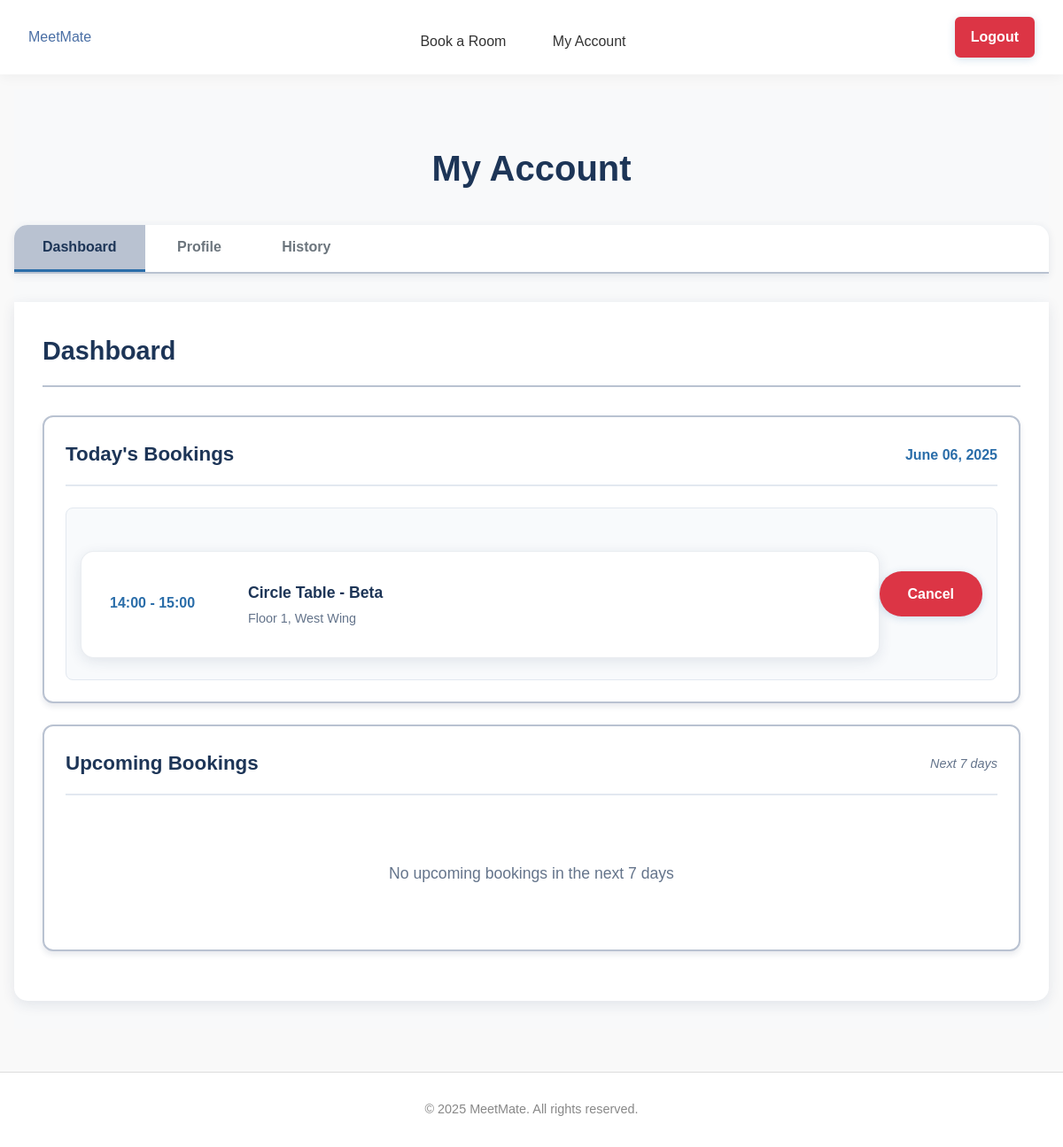
Screenshot of /my_account (signed in) with the database file from the repository.
### tables this page shows
CREATE TABLE bookings (
                id INTEGER PRIMARY KEY AUTOINCREMENT,
                user_id INTEGER NOT NULL,
                room_id INTEGER NOT NULL,
                date TEXT NOT NULL,
                time_start TEXT NOT NULL,
                time_end TEXT NOT NULL,
                booking_admin_id INTEGER,
                notes TEXT,
                FOREIGN KEY (user_id) REFERENCES users (id),
                FOREIGN KEY (room_id) REFERENCES rooms (id),
                FOREIGN KEY (booking_admin_id) REFERENCES users (id)
            );

CREATE TABLE rooms (
                id INTEGER PRIMARY KEY AUTOINCREMENT,
                name TEXT NOT NULL,
                location TEXT NOT NULL,
                capacity INTEGER NOT NULL,
                room_type TEXT DEFAULT 'conference'
            );

### app.py (the view, shortened to what this page needs)
@app.route('/my_account', methods=['GET', 'POST'])
@login_required
def my_account():
    connection = get_database_connection()
    cursor = connection.cursor()
    user_id = session['user_id']
    user = get_user_by_id(user_id)
    if not user:
        flash('User not found', 'error')
        return redirect(url_for('logout'))
    now = datetime.now()
    current_date = now.date()
    current_time = now.time()
    from datetime import date, timedelta
    today = date.today()
    today_str = today.strftime('%Y-%m-%d')
    today_date = today.strftime('%B %d, %Y')
    tomorrow = today + timedelta(days=1)
    next_week = today + timedelta(days=7)
    tomorrow_str = tomorrow.strftime('%Y-%m-%d')
    next_week_str = next_week.strftime('%Y-%m-%d')
    cursor.execute('''
        SELECT
            b.id,
            b.date,
            b.time_start,
            b.time_end,
            b.notes,
            r.name as room_name,
            r.location as room_location
        FROM bookings b
        JOIN rooms r ON b.room_id = r.id
        WHERE b.user_id = ? AND b.date = ?
        ORDER BY b.time_start
    ''', (user_id, today_str))
    user_today_bookings = []
    for row in cursor.fetchall():
        booking = dict(row)
        booking_date = date.fromisoformat(booking['date'])
        booking_start_time = time.fromisoformat(booking['time_start'] + ':00' if len(booking['time_start']) == 5 else booking['time_start'])
        if booking_date == current_date:
            booking['can_cancel'] = current_time < booking_start_time
            booking['status'] = 'Complete' if current_time >= booking_start_time else None
        else:
            booking['can_cancel'] = True
            booking['status'] = None
        user_today_bookings.append(booking)
    cursor.execute('''
        SELECT
            b.id,
            b.date,
            b.time_start,
            b.time_end,
            b.notes,
            r.name as room_name,
            r.location as room_location
        FROM bookings b
        JOIN rooms r ON b.room_id = r.id
        WHERE b.user_id = ? AND b.date >= ? AND b.date <= ?
        ORDER BY b.date, b.time_start
        LIMIT 10
    ''', (user_id, tomorrow_str, next_week_str))
    user_upcoming_bookings = []
    for row in cursor.fetchall():
        booking = dict(row)
        booking_date = date.fromisoformat(booking['date'])
        booking['formatted_date'] = booking_date.strftime('%a, %b %d')
        booking['can_cancel'] = True
        booking['status'] = None
        user_upcoming_bookings.append(booking)
    user_bookings = get_user_bookings(user_id)
    for booking in user_bookings:
        booking_date = date.fromisoformat(booking['date'])
        booking_start_time = time.fromisoformat(booking['time_start'] + ':00' if len(booking['time_start']) == 5 else booking['time_start'])
        if booking_date > current_date:
            booking['can_cancel'] = True
            booking['status'] = 'Confirmed'
        elif booking_date == current_date:
            booking['can_cancel'] = current_time < booking_start_time
            booking['status'] = 'Complete' if current_time >= booking_start_time else 'Confirmed'
        else:
            booking['can_cancel'] = False
            booking['status'] = 'Complete'
    connection.close()
    return render_template('my_account.html',
                         user=user,
                         today_date=today_date,
                         user_today_bookings=user_today_bookings,
                         user_upcoming_bookings=user_upcoming_bookings,
                         bookings=user_bookings)

### app.py (called while the page is built)
def get_database_path():
    app_directory = app.root_path
    instance_directory = os.path.join(app_directory, 'instance')
    os.makedirs(instance_directory, exist_ok=True)
    database_path = os.path.join(instance_directory, 'meetmate.db')
    return database_path

def get_database_connection():
    db_path = get_database_path()
    connection = sqlite3.connect(db_path)
    connection.row_factory = sqlite3.Row
    return connection

def get_user_by_id(user_id):
    connection = get_database_connection()
    cursor = connection.cursor()
    cursor.execute("SELECT * FROM users WHERE id = ?", (user_id,))
    user = cursor.fetchone()
    connection.close()
    if user:
        return dict(user)
    return None

def get_user_bookings(user_id):
    connection = get_database_connection()
    cursor = connection.cursor()
    cursor.execute('''
        SELECT
            b.id,
            b.date,
            b.time_start,
            b.time_end,
            b.notes,
            r.name as room_name,
            r.location as room_location
        FROM bookings b
        JOIN rooms r ON b.room_id = r.id
        WHERE b.user_id = ?
        ORDER BY b.date, b.time_start
    ''', (user_id,))
    bookings = cursor.fetchall()
    connection.close()
    return [dict(booking) for booking in bookings]

def login_required(f):
    @wraps(f)
    def decorated_function(*args, **kwargs):
        if 'user_id' not in session:
            flash('Please login to access this page', 'error')
            return redirect(url_for('login'))
        user = get_user_by_id(session['user_id'])
        if not user:
            session.clear()
            flash('Your account is no longer valid. Please login again.', 'warning')
            return redirect(url_for('login'))
        return f(*args, **kwargs)
    return decorated_function

### templates/my_account.html (shortened to what this page needs)
{% extends "base.html" %}
{% block content %}
<div class="admin-dashboard">
    <h1>My Account</h1>
    <div class="admin-tabs">
        <button class="tab-btn active" data-tab="dashboard-tab">Dashboard</button>
        <button class="tab-btn" data-tab="profile-tab">Profile</button>
        <button class="tab-btn" data-tab="history-tab">History</button>
    </div>
      <div class="tab-content">
        <div id="dashboard-tab" class="tab-pane active">
            <div class="section-header">
                <h2>Dashboard</h2>
            </div>
            <div class="dashboard-section">
                <div class="section-header">
                    <h2>Today's Bookings</h2>
                    <span class="date">{{ today_date }}</span>
                </div>
                {% if user_today_bookings %}
                    <div class="bookings-list">
                        {% for booking in user_today_bookings %}
                            <div class="booking-item">
                                <div class="booking-info">
                                    <div class="booking-time">
                                        {{ booking.time_start }} - {{ booking.time_end }}
                                    </div>
                                    <div class="booking-details">
                                        <strong>{{ booking.room_name }}</strong>
                                        <div class="booking-location">
                                            {{ booking.room_location }}
                                        </div>
                                    </div>
                                </div>
                                <div class="booking-actions">
                                    {% if booking.can_cancel %}
                                        <a href="{{ url_for('cancel_booking', booking_id=booking.id) }}"
                                           class="btn btn-danger btn-small"
                                           onclick="return confirm('Are you sure you want to cancel this booking?')">
                                            Cancel
                                        </a>
                                    {% elif booking.status == 'Complete' %}
                                        <div class="booking-status">
                                            <span class="status-completed">Complete</span>
                                        </div>
                                    {% endif %}
                                </div>
                            </div>
                        {% endfor %}
                    </div>                {% else %}
                    <div class="no-bookings">
                        <p>No bookings scheduled for today</p>
                    </div>
                {% endif %}
            </div>
            <div class="dashboard-section">
                <div class="section-header">
                    <h2>Upcoming Bookings</h2>
                    <span class="subtitle">Next 7 days</span>
                </div>
                {% if user_upcoming_bookings %}
                    <div class="bookings-list">
                        {% for booking in user_upcoming_bookings %}
                            <div class="booking-item">
                                <div class="booking-info">
                                    <div class="booking-date">
                                        {{ booking.formatted_date }}
                                    </div>
                                    <div class="booking-time">
                                        {{ booking.time_start }} - {{ booking.time_end }}
                                    </div>
                                    <div class="booking-details">
                                        <strong>{{ booking.room_name }}</strong>
                                        <div class="booking-location">
                                            {{ booking.room_location }}
                                        </div>
                                        {% if booking.notes %}
                                            <div class="booking-notes">{{ booking.notes }}</div>
                                        {% endif %}
                                    </div>
                                </div>
                                <div class="booking-actions">                                    {% if booking.can_cancel %}
                                        <a href="{{ url_for('cancel_booking', booking_id=booking.id) }}"
                                           class="btn btn-danger btn-small"
                                           onclick="return confirm('Are you sure you want to cancel this booking?')">
                                            Cancel
                                        </a>
                                    {% elif booking.status == 'Complete' %}
                                        <div class="booking-status">
                                            <span class="status-completed">Complete</span>
                                        </div>
                                    {% endif %}
                                </div>
                            </div>
                        {% endfor %}
                    </div>                {% else %}
                    <div class="no-bookings">
                        <p>No upcoming bookings in the next 7 days</p>
                    </div>
                {% endif %}
            </div>
        </div>
    </div>
</div>
{% endblock %}

### static/css/style.css (style rules this page uses)
body { font-family: Arial, sans-serif; line-height: 1.6; color: #333; background-color: #f9f9f9; margin: 0; padding: 0; }
h1, h2, h3, h4, h5, h6 { margin-bottom: 1rem; font-weight: bold; }
a { text-decoration: none; color: #4a6fa5; }
.btn { display: inline-block; padding: 0.8rem 2rem; background-color: #2a6da9; color: white; border: none; border-radius: 25px; cursor: pointer; font-size: 1rem; font-weight: 600; text-decoration: none; transition: all 0.3s ease; box-shadow: 0 2px 10px rgba(42, 109, 169, 0.2); }
.btn-danger { background-color: #dc3545; color: white; }
.dashboard-section { background-color: white; border: 2px solid #b9c2d1; border-radius: 12px; padding: 1.5rem; margin-bottom: 1.5rem; box-shadow: 0 4px 6px rgba(29, 53, 87, 0.1); }
.dashboard-section .section-header { display: flex; justify-content: space-between; align-items: center; margin-bottom: 1.5rem; padding-bottom: 1rem; border-bottom: 2px solid #e2e8f0; }
.dashboard-section .section-header h2 { color: #1d3557; font-size: 1.4rem; font-weight: 700; margin: 0; }
.dashboard-section .section-header .date { color: #2a6da9; font-weight: 600; font-size: 1rem; }
.dashboard-section .section-header .subtitle { color: #64748b; font-size: 0.9rem; font-style: italic; }
.dashboard-section .bookings-list { display: flex; flex-direction: column; gap: 1rem; }
.dashboard-section .booking-item { display: flex; justify-content: space-between; align-items: center; padding: 1rem; background-color: #f8fafc; border: 1px solid #e2e8f0; border-radius: 8px; transition: all 0.3s ease; }
.dashboard-section .booking-info { display: flex; gap: 1rem; align-items: center; flex: 1; }
.dashboard-section .booking-time { color: #2a6da9; font-weight: 700; font-size: 1rem; min-width: 140px; }
.dashboard-section .booking-details strong { color: #1d3557; font-size: 1.1rem; }
.dashboard-section .booking-location { color: #64748b; font-size: 0.9rem; margin-top: 0.25rem; }
.dashboard-section .no-bookings { text-align: center; padding: 2rem; color: #64748b; }
.dashboard-section .no-bookings p { margin-bottom: 1rem; font-size: 1.1rem; }
.booking-info { margin-bottom: 0.5rem; }
.booking-time { color: #4a6fa5; font-weight: bold; font-size: 0.9rem; margin-bottom: 0.25rem; }
.booking-details strong { color: #333; font-size: 0.95rem; }
.booking-info { background: white; padding: 2rem; border-radius: 15px; box-shadow: 0 4px 15px rgba(29, 53, 87, 0.1); margin-top: 2rem; border: 1px solid rgba(185, 194, 209, 0.3); }
.admin-dashboard { padding: 2rem 0; background-color: #f8f9fa; min-height: calc(100vh - 200px); }
.admin-dashboard h1 { color: #1d3557; font-size: 2.5rem; font-weight: 700; margin-bottom: 2rem; text-align: center; }
.admin-tabs { margin-bottom: 2rem; border-bottom: 2px solid #b9c2d1; background-color: white; border-radius: 15px 15px 0 0; overflow: hidden; box-shadow: 0 2px 10px rgba(29, 53, 87, 0.1); }
.tab-btn { background: white; border: none; padding: 1rem 2rem; cursor: pointer; font-size: 1rem; font-weight: 600; color: #6c757d; border-bottom: 3px solid transparent; transition: all 0.3s ease; }
.tab-btn.active { color: #1d3557; background-color: #b9c2d1; border-bottom-color: #2a6da9; }
.tab-content { background-color: white; border-radius: 0 0 15px 15px; box-shadow: 0 4px 15px rgba(29, 53, 87, 0.1); overflow: hidden; }
.tab-pane { display: none; padding: 2rem; }
.tab-pane.active { display: block; }
.section-header { margin-bottom: 2rem; border-bottom: 2px solid #b9c2d1; padding-bottom: 1rem; }
.section-header h2 { color: #1d3557; margin: 0; font-size: 1.8rem; font-weight: 600; }

### rows the page displays
bookings: time_start "14:00", time_end "15:00", room_name "Circle Table - Beta", room_location "Floor 1, West Wing"
